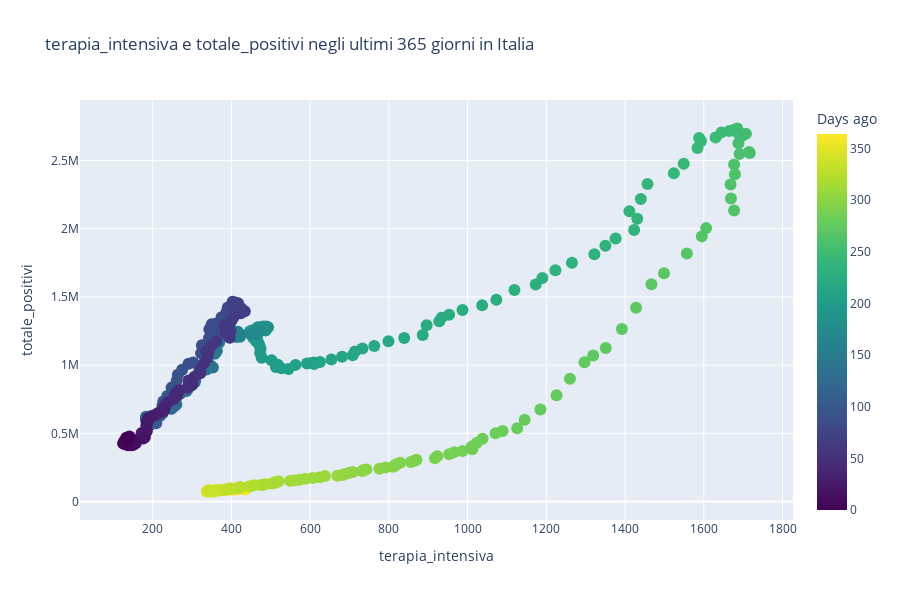

Write notebook code for a chart like this one.
### Code cell
numdays=365

regione='Italia'
varx='terapia_intensiva'
vary='totale_positivi'

fig = go.Figure()

fig.add_trace(go.Scatter(y=trend[vary][regione][-numdays:],
                         x=trend[varx][regione][-numdays:],
                         hovertext=giorni[-numdays:],
                         mode='markers',
                         marker=dict(
    size=12,
    color=max(day_counter)-np.array(day_counter)[-numdays:],
    colorscale='viridis',
    colorbar=dict(title='Days ago'),
    showscale=True)))

fig.update_layout(
    title='%s e %s negli ultimi %d giorni in %s' % (varx, vary, numdays,regione),
    xaxis_title=varx,
    yaxis_title=vary,
    autosize=False,
    showlegend=False,
    width=900,
    height=600
)

fig.show()

### Figure 1 — Plotly figure (JSON) as saved in the notebook; plotly's stock layout.template omitted (floating-point values rounded to 4 significant figures; data arrays with more than 128 entries replaced by an {"elided": "..."} marker saying what was removed)
{"data": [{"hovertext": {"elided": "365 str values"}, "marker": {"color": {"elided": "365 int values"}, "colorbar": {"title": {"text": "Days ago"}}, "colorscale": [[0, "#440154"], [0.1111, "#482878"], [0.2222, "#3e4989"], [0.3333, "#31688e"], [0.4444, "#26828e"], [0.5556, "#1f9e89"], [0.6667, "#35b779"], [0.7778, "#6ece58"], [0.8889, "#b5de2b"], [1, "#fde725"]], "showscale": true, "size": 12}, "mode": "markers", "type": "scatter", "x": {"elided": "365 int values"}, "y": {"elided": "365 int values"}}], "layout": {"autosize": false, "height": 600, "showlegend": false, "title": {"text": "terapia_intensiva e totale_positivi negli ultimi 365 giorni in Italia"}, "width": 900, "xaxis": {"title": {"text": "terapia_intensiva"}}, "yaxis": {"title": {"text": "totale_positivi"}}}}
